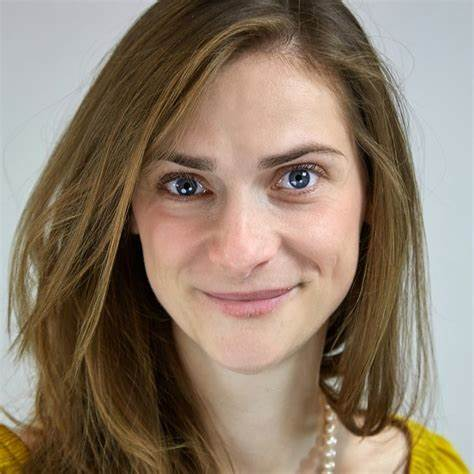
#> input picture BRIEF/img.jpg, 474 x 474 px
$ python brief.py
#> lines starting #> are read from the running program, lines starting #| are printed output that depends on the picture
import cv2
import numpy as np

# Cargar la imagen
img = cv2.imread('img.jpg')
#> img is the input picture: shape (474, 474, 3); mean B, G, R 108.1, 125.9, 143
gray = cv2.cvtColor(img, cv2.COLOR_BGR2GRAY)
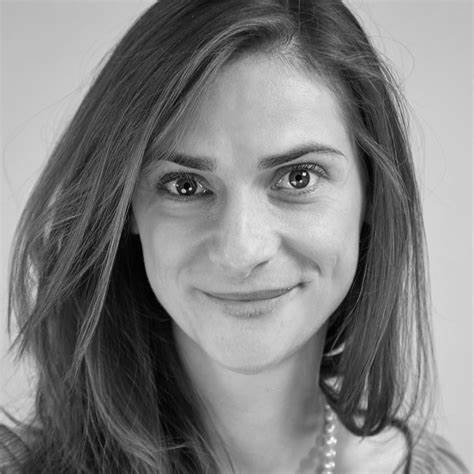
#> gray: shape (474, 474); min 0, max 254, mean 128.9

# Inicializar el detector de características FAST
fast = cv2.FastFeatureDetector_create()

# Detectar los puntos clave (keypoints) con FAST
keypoints = fast.detect(gray, None)
#> keypoints = 4338 keypoints; strongest (x, y, size): (304, 174, 7), (184, 190, 7), (190, 188, 7), (182, 190, 7)

# Inicializar el descriptor BRIEF
brief = cv2.DescriptorExtractor_create("BRIEF")

# Calcular los descriptores BRIEF para los keypoints
keypoints, descriptors = brief.compute(gray, keypoints)
#> keypoints = 3788 keypoints; strongest (x, y, size): (304, 174, 7), (184, 190, 7), (190, 188, 7), (182, 190, 7)

# Mostrar la imagen con los puntos clave dibujados
img_keypoints = cv2.drawKeypoints(img, keypoints, None, flags=cv2.DRAW_MATCHES_FLAGS_DRAW_RICH_KEYPOINTS)
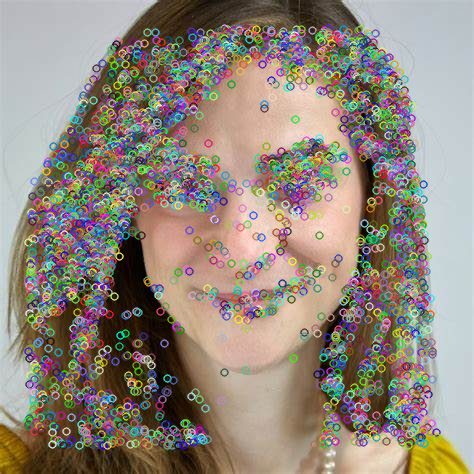
#> img_keypoints: shape (474, 474, 3); mean B, G, R 124.9, 136.4, 147.2
cv2.imshow('Keypoints BRIEF', img_keypoints)
cv2.waitKey(0)
cv2.destroyAllWindows()
